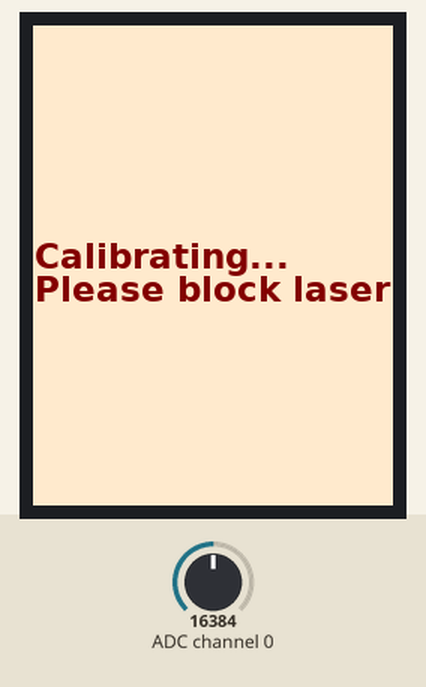
The program below on a simulated Raspberry Pi (BCM pin numbers). On the bench: 240×320 colour display. The test bench sets the inputs (shaded band); at power-on: ADC channel 0 = 16384 (analog values on the 0–32767 scale). The clock reads 2024-03-15 10:24:30 at power-on unless the program sets it; what the program prints to the terminal is not drawn.

Above: at 0.1 s.
At 58.3 s:
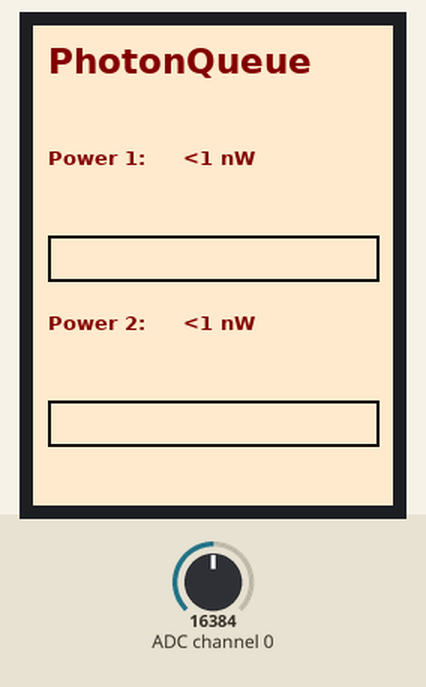

The program:

Raspberry_Pi_Sensor.py
```python
# === Property of Photon Queue ===
# Program Written by Mason Wright

"""
Laser Power Detection System using Raspberry Pi

This system detects laser power from two GRIN lens inputs using photodiodes and displays
real-time power measurements on an LCD screen.

Hardware:
- 2x ADS1115 ADCs (commented out placeholders for now)
- 2x Photodiodes
- 1x ST7789-based 2" LCD Display (Waveshare)
"""

import time
import board
import busio
import digitalio
from adafruit_rgb_display import st7789
from PIL import Image, ImageDraw, ImageFont
from adafruit_ads1x15.ads1115 import ADS1115
# from adafruit_ads1x15.ads1x15 import ADS
from adafruit_ads1x15.analog_in import AnalogIn


# === Constants and Calibration Values ===
FEEDBACK_RESISTOR = 430  # Ohms
RESPONSIVITY = 1  # A/W
V_OPAMP_INPUT = 3.3  # V (TIA virtual ground)

DISPLAY_WIDTH = 240
DISPLAY_HEIGHT = 320
DISPLAY_ROTATION = 0  # no rotation

REFRESH_DELAY = 1e-2 # seconds

# Colors (R, G, B)
CREAM = (255, 235, 205)  # Slightly more orange/red cream background
MAROON = (128, 0, 0)
BLACK = (0, 0, 0)

LETTER_SIZE = 23

# === Setup Backlight ===
bl = digitalio.DigitalInOut(board.D12)  # Backlight pin
bl.direction = digitalio.Direction.OUTPUT
bl.value = True  # Turn backlight ON

# === Setup SPI and Display Pins ===
spi = busio.SPI(clock=board.SCLK, MOSI=board.MOSI)
while not spi.try_lock():
    pass
spi.configure(baudrate=64000000)
spi.unlock()

cs = digitalio.DigitalInOut(board.CE0)  # GPIO8 / CE0
dc = digitalio.DigitalInOut(board.D25)  # GPIO25
reset = digitalio.DigitalInOut(board.D18)  # GPIO18

disp = st7789.ST7789(
    spi,
    cs=cs,
    dc=dc,
    rst=reset,
    width=DISPLAY_WIDTH,
    height=DISPLAY_HEIGHT,
    rotation=DISPLAY_ROTATION,
    baudrate=64000000,
)

# === Load Fonts ===
try:
    font = ImageFont.truetype("/usr/share/fonts/truetype/dejavu/DejaVuSans-Bold.ttf", LETTER_SIZE)
    font_small = ImageFont.truetype("/usr/share/fonts/truetype/dejavu/DejaVuSans-Bold.ttf", LETTER_SIZE - 10)
except:
    font = ImageFont.load_default()
    font_small = ImageFont.load_default()


# === Global persistent image and draw context ===
static_img = None
draw = None


# === Helper Functions ===

def compute_power(v_in, v_out, r_feedback=FEEDBACK_RESISTOR, responsivity=RESPONSIVITY):
    return (v_out - v_in) / (r_feedback * responsivity) # Note I am writing this as negative because inverting

def format_power(power):
    abs_p = abs(power)
    if abs_p == 0:
        return "0 W"
    elif abs_p < 1e-9:
        return "<1 nW"
    elif abs_p < 1e-6:
        return f"{abs_p * 1e9:.3f} nW"
    elif abs_p < 1e-3:
        return f"{abs_p * 1e6:.3f} μW"
    elif abs_p < 1:
        return f"{abs_p * 1e3:.3f} mW"
    else:
        return f"{abs_p:.2f} W"

def power_to_fraction(power):
    abs_p = abs(power)
    if abs_p == 0:
        return 0.0
    elif abs_p < 1e-9:
        return 0.0
    elif abs_p < 1e-6:
        return min((abs_p * 1e9) / 1000, 1.0)
    elif abs_p < 1e-3:
        return min((abs_p * 1e6) / 1000, 1.0)
    elif abs_p < 1:
        return min((abs_p * 1e3) / 1000, 1.0)
    else:
        return 1.0


def draw_static_elements():
    global static_img, draw
    static_img = Image.new("RGB", (DISPLAY_WIDTH, DISPLAY_HEIGHT), CREAM)
    draw = ImageDraw.Draw(static_img)

    # Title
    draw.text((10, 10), "PhotonQueue", font=font, fill=MAROON)

    # Power 1 label and bar border
    draw.text((10, 80), "Power 1:", font=font_small, fill=MAROON)
    draw.rectangle([10, 140, DISPLAY_WIDTH - 10, 170], outline=BLACK, width=2)

    # Power 2 label and bar border
    draw.text((10, 190), "Power 2:", font=font_small, fill=MAROON)
    draw.rectangle([10, 250, DISPLAY_WIDTH - 10, 280], outline=BLACK, width=2)

    disp.image(static_img)


def update_dynamic_elements(power1, power2):
    global static_img, draw

    # Erase old values (just the power reading areas)
    draw.rectangle([100, 80, DISPLAY_WIDTH - 10, 100], fill=CREAM)
    draw.rectangle([100, 190, DISPLAY_WIDTH - 10, 210], fill=CREAM)

    # Draw new power text
    p1_text = format_power(power1)
    p2_text = format_power(power2)
    draw.text((100, 80), p1_text, font=font_small, fill=MAROON)
    draw.text((100, 190), p2_text, font=font_small, fill=MAROON)

    # Erase bars area before redrawing bars
    draw.rectangle([12, 142, DISPLAY_WIDTH - 12, 168], fill=CREAM)
    draw.rectangle([12, 252, DISPLAY_WIDTH - 12, 278], fill=CREAM)

    # Draw power bars
    bar_width = DISPLAY_WIDTH - 20
    p1_frac = power_to_fraction(power1)
    p2_frac = power_to_fraction(power2)

    if p1_frac > 0:
        draw.rectangle([12, 142, 12 + int(bar_width * p1_frac), 168], fill=MAROON)
    if p2_frac > 0:
        draw.rectangle([12, 252, 12 + int(bar_width * p2_frac), 278], fill=MAROON)

    # Send updated image to display
    disp.image(static_img)


# === Adding in a function to calculate proper offsets ===
"""
Note: we were having issues with the pi running to the  correct power readings. This will take
Samples for us to compute the proper offsets because this shit is fucked and then should allow
us to have the proper power readings. If this doesn't work I am looking into nearby bridges
with `excellent city views`
"""
def calibrate_baseline(chan1, chan2, num_samples=500, delay=0.1):
    show_calibrating_screen() # shows the message on the lcd screen

    print("Calibrating baseline... Please ensure no laser light on photodiodes.")
    v1_total = 0.0
    v2_total = 0.0

    for _ in range(num_samples):
        v1_total += chan1.voltage
        v2_total += chan2.voltage
        time.sleep(delay)  # Wait between samples

    v1_offset = v1_total / num_samples
    v2_offset = v2_total / num_samples

    print(f"Calibration done. Baseline voltages: v1_offset={v1_offset:.4f} V, v2_offset={v2_offset:.4f} V")
    return v1_offset, v2_offset


#This is so the screen isnt just green for the calibration
def show_calibrating_screen():
    image = Image.new("RGB", (DISPLAY_WIDTH, DISPLAY_HEIGHT), CREAM)
    draw = ImageDraw.Draw(image)

    try:
        font = ImageFont.truetype("/usr/share/fonts/truetype/dejavu/DejaVuSans-Bold.ttf", LETTER_SIZE)
    except:
        font = ImageFont.load_default()

    text = "Calibrating...\nPlease block laser"
    lines = text.split('\n')

    max_width = 0
    total_height = 0
    line_heights = []

    for line in lines:
        bbox = draw.textbbox((0, 0), line, font=font)
        w = bbox[2] - bbox[0]
        h = bbox[3] - bbox[1]
        if w > max_width:
            max_width = w
        line_heights.append(h)
        total_height += h

    x = (DISPLAY_WIDTH - max_width) // 2
    y = (DISPLAY_HEIGHT - total_height) // 2

    for i, line in enumerate(lines):
        draw.text((x, y), line, font=font, fill=MAROON)
        y += line_heights[i]

    disp.image(image)


# === Main Loop ===
def main():
    i2c = busio.I2C(board.SCL, board.SDA)
    ads1 = ADS1115(i2c, address=0x48)
    ads2 = ADS1115(i2c, address=0x49)
    chan1 = AnalogIn(ads1, 0)
    chan2 = AnalogIn(ads2, 0)

    # This is to make suer we are running smoothly and fast.
    ads1.data_rate = 860  # max 860 samples per second
    ads2.data_rate = 860

    # this is setting the gain for the system
    # ads1.gain = 1  # ±4.096 V range
    # ads2.gain = 1
    # Note these did not work and something got wonky

    # Calibrate baseline before main reading loop
    v1_offset, v2_offset = calibrate_baseline(chan1, chan2, num_samples=500, delay=0.1)
    iteration = 0

    # Draw static elements once at the start (initializes global static_img and draw)
    draw_static_elements()

    while True:
        total_start = time.time()
        math_start = time.time()

        v1_raw = chan1.voltage
        v2_raw = chan2.voltage

        # Subtract baseline offsets
        v1 = v1_raw - v1_offset
        v2 = v2_raw - v2_offset

        power1_raw = compute_power(V_OPAMP_INPUT, v1_raw)
        power2_raw = compute_power(V_OPAMP_INPUT, v2_raw)

        power1_offset = compute_power(V_OPAMP_INPUT, v1_offset)
        power2_offset = compute_power(V_OPAMP_INPUT, v2_offset)

        power1 = abs(power1_raw - power1_offset)
        power2 = abs(power2_raw - power2_offset)

        math_stop = time.time()
        print(f"=== Iteration: {iteration} ===")
        print(f"Time to run: {math_stop-math_start} seconds")
        print(f"voltage 1 (raw): {v1_raw:.4f} V, voltage 2 (raw): {v2_raw:.4f} V")
        print(f"voltage 1 (offset): {v1:.4f} V, voltage 2 (offset): {v2:.4f} V")
        print(f"Power 1: {power1:.6f} W, Power 2: {power2:.6f} W")

        disp_start = time.time()
        update_dynamic_elements(power1, power2)
        disp_stop = time.time()

        iteration += 1
        # time.sleep(REFRESH_DELAY)
        total_stop = time.time()
        print(f"dosplay run time: {disp_stop-disp_start} seconds | Total loop run time: {total_stop-total_start} seconds")


if __name__ == "__main__":
    main()
```
